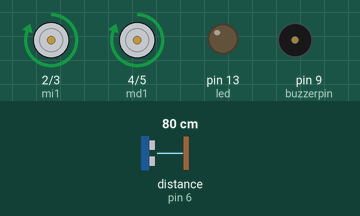
This sketch was run on a simulated Arduino Uno, built with avr-gcc and run on an emulated ATmega328P. Shown: motor-driver pin pairs drawn as motors (green arrow = first pin HIGH = forward, orange = second pin HIGH = backward, longer = more drive), output pins drawn as LEDs (lit = HIGH), buzzer (waves = sounding, pin HIGH). Wiring (inferred from the names in the program): ultrasonic range finder: trigger pin 7; echo pin 6. The test bench sets the inputs (shaded band); at power-on: distance to the obstacle (sensor on pin 6) 80 cm. The echo pulse lasts 58.3 µs per cm; pins used as bus, display or sensor lines are not drawn.

Above: at 1.2 s.
1.3 s: distance to the obstacle (sensor on pin 6) set to 54 cm
2.8 s: distance to the obstacle (sensor on pin 6) set to 48 cm
At 3.6 s:
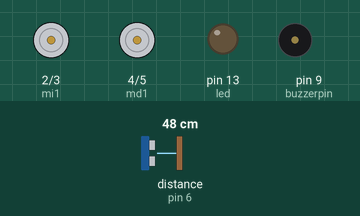
5.8 s: distance to the obstacle (sensor on pin 6) set to 60 cm
At 6.2 s:
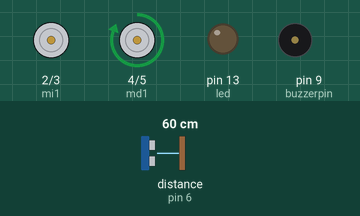
8.4 s: distance to the obstacle (sensor on pin 6) set to 2 cm
At 10.0 s:
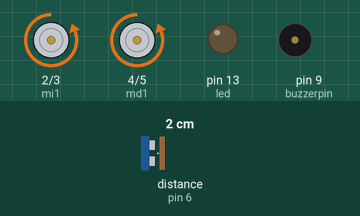
Timing chart, 0 to 12.4 s (numbered marks = the images above; inputs shaded):
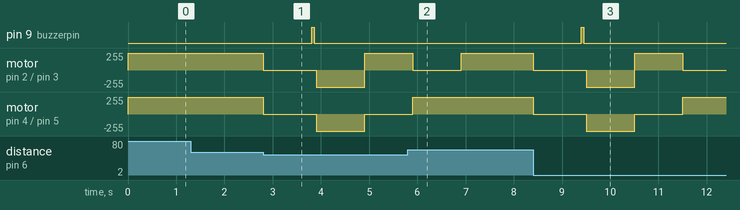

Measured:
- the behaviour switches between 52 and 51 cm on distance to the obstacle (sensor on pin 6) (found by bisection; images 0 and 1)
- after the input at 1.3 s, every drawn part: stays the same
- after the input at 2.8 s, pin 9 (buzzerpin): LOW → HIGH after 1.0 s, → LOW 0.05 s later; motor on pin 2 (mi1) / pin 3 (mi2): forward 255/255 → stopped at once, → backward 255/255 1.1 s later, → forward 255/255 1.0 s later; motor on pin 4 (md1) / pin 5 (md2): forward 255/255 → stopped at once, → backward 255/255 1.1 s later, → stopped 1.0 s later
- after the input at 5.8 s, pin 9 (buzzerpin): stays LOW (without the input it goes to HIGH after 2.1 s); motor on pin 4 (md1) / pin 5 (md2): goes on until 5.9 s, then stays forward 255/255
- after the input at 8.4 s, pin 9 (buzzerpin): LOW → HIGH after 1.0 s, → LOW 0.05 s later; motor on pin 2 (mi1) / pin 3 (mi2): forward 255/255 → stopped at once, → backward 255/255 1.1 s later, → forward 255/255 1.0 s later, → stopped 1.0 s later

The sketch:

motor_pteh_ok.ino
```cpp
 //motor izquierda
int buzzerpin = 9;
int buzzerdelay=50;
int mi1=2;
int mi2=3;
//motor derecha
int md1=4;
int md2=5;
//variables del ultrasonido
int distancia;
int tiempo;
int trig=7;
int echo=6;
int led = 13;
void setup() {
pinMode(buzzerpin,OUTPUT);
pinMode(mi1,OUTPUT);
pinMode(mi2,OUTPUT);
pinMode(md1,OUTPUT);
pinMode(md2,OUTPUT);
pinMode(trig,OUTPUT);
pinMode(echo,INPUT);
pinMode(led,OUTPUT);
}

void loop()
{
digitalWrite(trig,HIGH);
delay(1);
digitalWrite(trig,LOW);
tiempo=pulseIn(echo, HIGH);
//distancia=VxT
distancia=tiempo/58.8; // distancia en centímetros

if(distancia > 50)
{

  adelante();
  }
  else // para cuando encuentre distancias menores a 50
{
  parar();
  delay(1000);
  atras();
  delay(1000);
  derecha();
  delay(1000);
  izquierda();
  delay(1000);
  adelante();

  }

}


void adelante ()
{
  digitalWrite(buzzerpin,LOW);
digitalWrite(led,LOW);
digitalWrite(2,HIGH);
digitalWrite(3,LOW);
digitalWrite(4,HIGH);
digitalWrite(5,LOW);
}
void atras()
{
digitalWrite(buzzerpin,HIGH);
delay(buzzerdelay);
digitalWrite(buzzerpin,LOW);
delay(buzzerdelay);
digitalWrite(2,LOW);
digitalWrite(3,HIGH);
digitalWrite(4,LOW);
digitalWrite(5,HIGH);
}

void derecha ()// debe funcionar el motor izquierdo
{
digitalWrite(buzzerpin,LOW);
digitalWrite(2,HIGH);
digitalWrite(3,LOW);
digitalWrite(4,LOW);
digitalWrite(5,LOW);
}


void izquierda () // debe funcionar el motor derecho
{

digitalWrite(buzzerpin,LOW);
digitalWrite(2,LOW);
digitalWrite(3,LOW);
digitalWrite(4,HIGH);
digitalWrite(5,LOW);
}

void parar () // debe funcionar el motor derecho
{
digitalWrite(buzzerpin,LOW);
digitalWrite(2,LOW);
digitalWrite(3,LOW);
digitalWrite(4,LOW);
digitalWrite(5,LOW);
}
```
